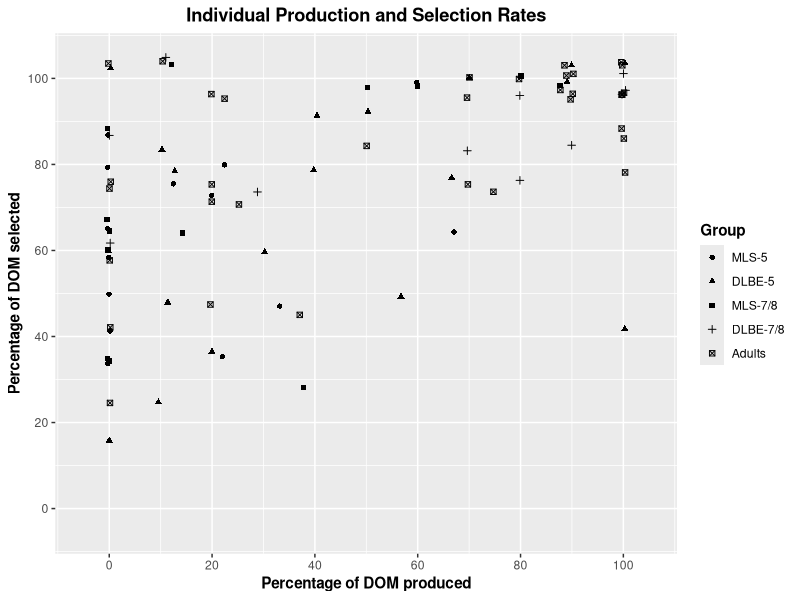
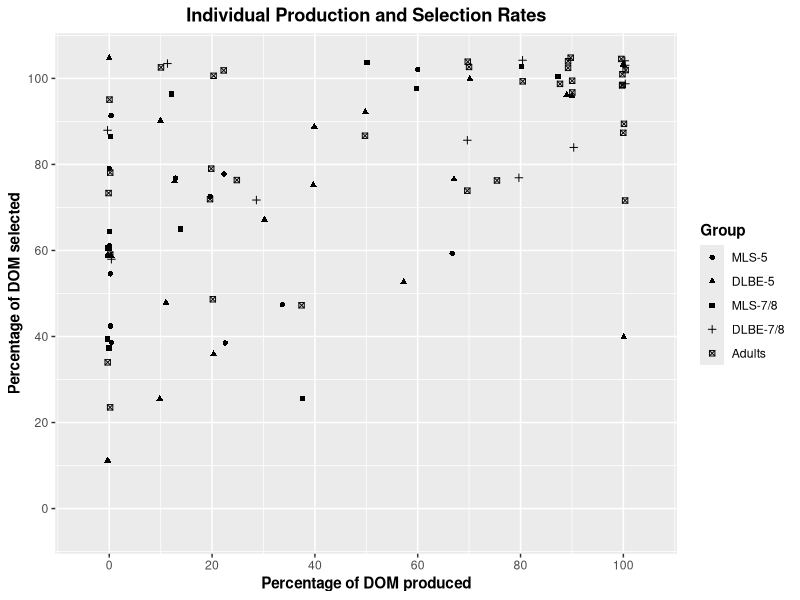
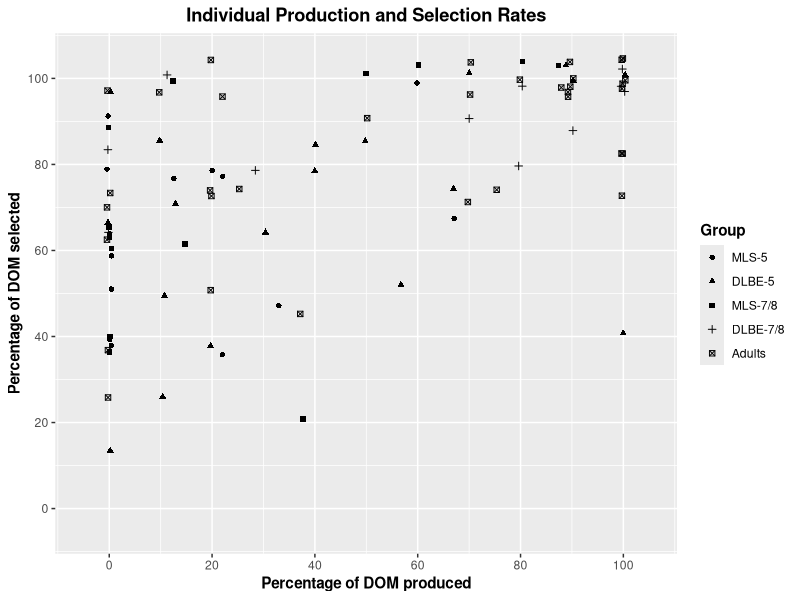

Recreate these plots in R, in order.
library(tidyverse)
library(here)


# Load data
## Load CSVs
DOM_EPT <- read_csv(here("Manuscripts", "SLR (Multiple Baselines)", "Data", "SLR Multiple Baselines DOM Production.csv")) %>% 
  mutate(Structure = "DOM") %>% 
  select(!Mood)

DOM_FCT <- read_csv(here("Manuscripts", "SLR (Multiple Baselines)", "Data", "SLR Multiple Baselines DOM Selection.csv")) %>% 
  mutate(Structure = "DOM") %>% 
  select(!Mood)


## Create dataframe
Production_Group <- DOM_EPT %>%
  filter(!is.na(Response)) %>%
  group_by(Part_ID, Group) %>%
  summarize(Total_Structure = sum(Response, na.rm = TRUE),
            Total_Responses = sum(!is.na(Response)),
            Prod_Ratio = Total_Structure/Total_Responses) %>% 
  mutate(Production = (Prod_Ratio*100))

Selection_Group <- DOM_FCT %>%
  filter(!is.na(Response)) %>%
  group_by(Part_ID, Group) %>%
  summarize(Total_Structure = sum(Response, na.rm = TRUE),
            Total_Responses = sum(!is.na(Response)),
            Sel_Ratio = Total_Structure/Total_Responses) %>% 
  mutate(Selection = (Sel_Ratio*100))


Aggregate = left_join(Production_Group, Selection_Group, by = c("Part_ID", "Group")) %>% 
  mutate(Sum = (Production + Selection)) %>% 
  rename(Number_Produced = Total_Structure.x,
         Number_Selected = Total_Structure.y,
         EPT_Total = Total_Responses.x,
         FCT_Total = Total_Responses.y) %>% 
  select(!c(Prod_Ratio, Sel_Ratio))
Aggregate$Group <- factor(Aggregate$Group, levels = c("MLS-5", "DLBE-5", "MLS-7/8", "DLBE-7/8", "Adults"))


# Generate plot
## Create code
Ind_Diffs <- Aggregate %>% 
  ggplot(aes(x = Production, y = Selection, shape = Group)) +
  geom_jitter() +
  scale_x_continuous(breaks = seq (0, 100, 20),
                     limits = c(-5, 105)) +
  scale_y_continuous(breaks = seq (0, 100, 20),
                     limits = c(-5, 105)) +
  labs(x = "Percentage of DOM produced", y = "Percentage of DOM selected", title = "Individual Production and Selection Rates", color = "Group") +
  theme(axis.title = element_text(face = "bold"),
        plot.title = element_text(hjust = 0.5, face = "bold"),
        legend.title = element_text(face = "bold"),
        strip.text = element_text(face = "bold", size = 10))

Ind_Diffs


## Save plot
ggsave(filename = here("Manuscripts", "SLR (Multiple Baselines)", "Graphs", "SLR Multiple Baselines Figure 6 PDF.pdf"),
       plot = Ind_Diffs,
       device = "pdf",
       width = 6.5,
       height = 3,
       units = "in")

ggsave(filename = here("Manuscripts", "SLR (Multiple Baselines)", "Graphs", "SLR Multiple Baselines Figure 6 PNG.png"),
       plot = Ind_Diffs,
       device = "png",
       width = 6.5,
       height = 4,
       units = "in",
       dpi = 300)


# Highlight categorical producers
DOM_Joint <- rbind(DOM_EPT, DOM_FCT) %>% 
  group_by(Part_ID, Group) %>%
  summarize(BESA_Total    = first(na.omit(BESA_Total)),
            Use_Joint     = first(na.omit(Use_Joint)),
            Exposure_Group = first(na.omit(Exposure_Group)),
            .groups = "drop")

Categorical_Users <- Aggregate %>%
  filter(Sum == 200) %>%
  select(Part_ID, Group, EPT_Total) %>%
  left_join(DOM_Joint %>%
              group_by(Part_ID, Group) %>%
              summarize(BESA_Total = first(na.omit(BESA_Total)),
                        Use_Joint = first(na.omit(Use_Joint)),
                        Exposure_Group = first(na.omit(Exposure_Group)),
                        .groups = "drop"),
            by = c("Part_ID", "Group"))
